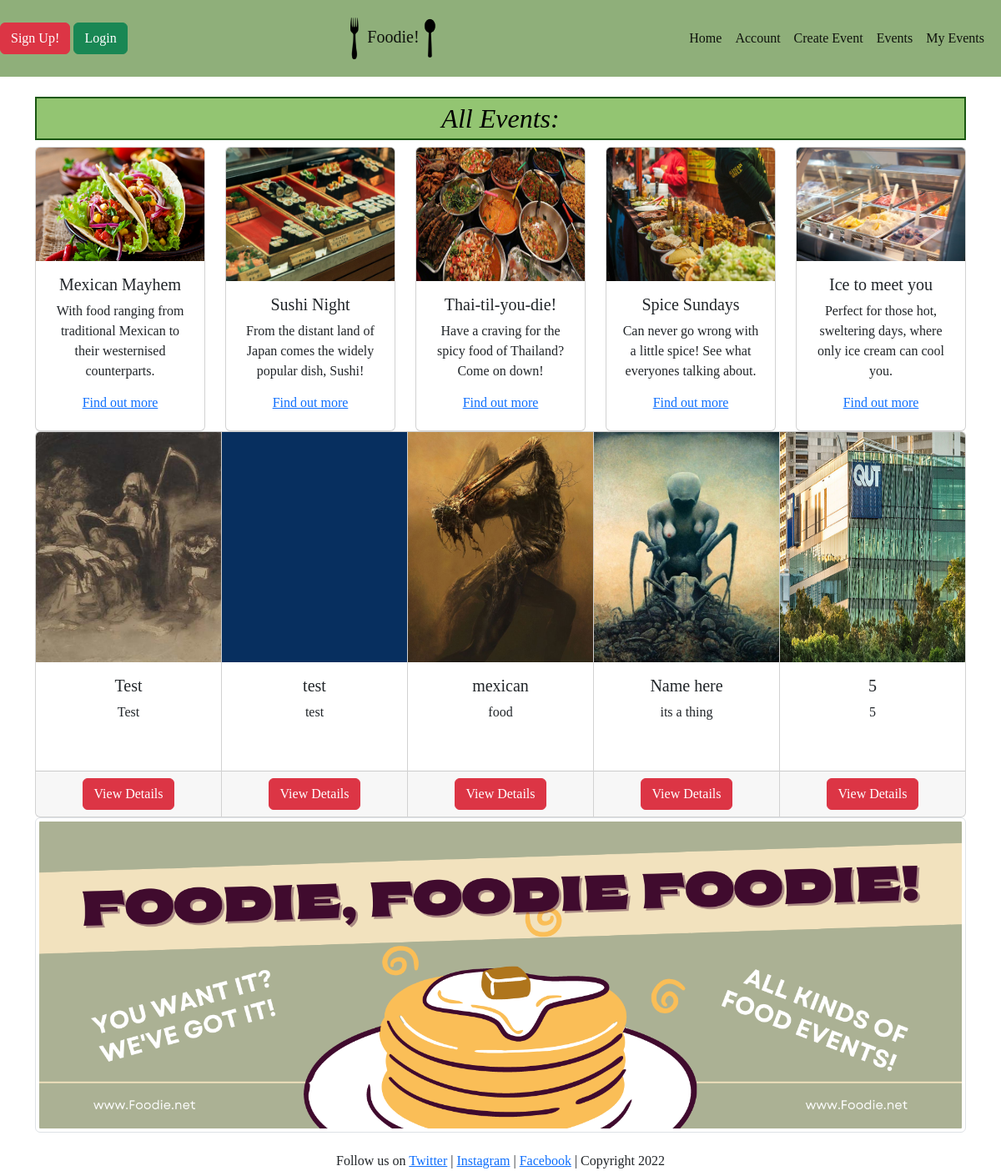
The page /all_events on the database as committed earlier.
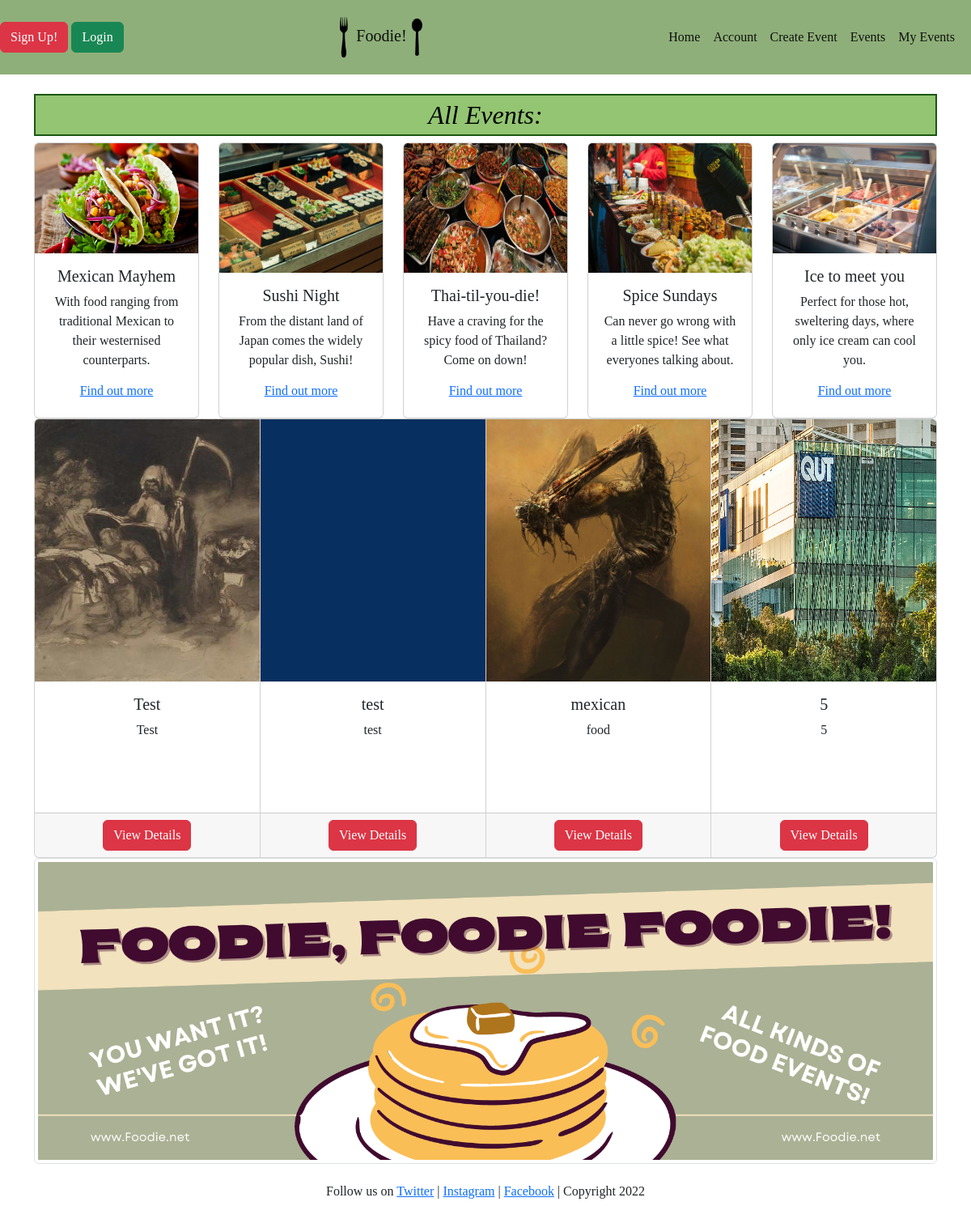
The same page on the database as committed later.
### models.py (models this page shows, shortened)
class Event(db.Model):
    __tablename__ = 'events'
    id = db.Column(db.Integer, primary_key=True)
    owner_id = db.Column(db.Integer, db.ForeignKey('users.id'))
    name = db.Column(db.String(100))
    status = db.Column(db.Integer)
    description = db.Column(db.String(1000))
    date_start = db.Column(db.String(20))
    date_end = db.Column(db.String(20))
    image = db.Column(db.String(400))
    time_start = db.Column(db.String(10))
    time_end = db.Column(db.String(10))
    address = db.Column(db.String(100))
    city = db.Column(db.String(50))
    state = db.Column(db.String(50))
    zip = db.Column(db.String(6))
    capacity = db.Column(db.Integer)
    ticket_price = db.Column(db.Integer)
    reviews = db.relationship('Review', backref='event')

### views.py (the view)
@mainbp.route('/all_events')
def all_events():
    event = Event.query.all()
    return render_template('all_events.html', data=event)

### templates/all_events.html (shortened to what this page needs)
{% extends 'index.html' %}
{% import "bootstrap/form.html" as wtf %}
    {% block content %}
    <body>
        <br>
            <div class="container">
        <h2><em>All Events:</em></h2>
        <div class="row row-cols-1 row-cols-md-5 g-4">
            <div class="col">
              <div class="card h-100">
                <img src="..\static\img\taco.jpg" class="card-img-top" alt="taco_thumbnail">
                <div class="card-body">
                  <h5 class="card-title">Mexican Mayhem</h5>
                  <p class="card-text">With food ranging from traditional Mexican to their westernised counterparts.</p>
                  <h6><a href="/event_details">Find out more</a></h6>
                </div>
              </div>
            </div>
            <div class="col">
              <div class="card h-100">
                <img src="..\static\img\sushi.jpg" class="card-img-top" alt="sushi_thumbnail">
                <div class="card-body">
                  <h5 class="card-title">Sushi Night</h5>
                  <p class="card-text">From the distant land of Japan comes the widely popular dish, Sushi!</p>
                  <h6><a href="/event_details">Find out more</a></h6>
                </div>
              </div>
            </div>
            <div class="col">
              <div class="card h-100">
                <img src="..\static\img\thai.jpg" class="card-img-top" alt="thai_thumbnail">
                <div class="card-body">
                  <h5 class="card-title">Thai-til-you-die!</h5>
                  <p class="card-text">Have a craving for the spicy food of Thailand? Come on down!</p>
                  <h6><a href="/event_details">Find out more</a></h6>
                </div>
              </div>
            </div>
            <div class="col">
              <div class="card h-100">
                <img src="..\static\img\mex4.jpg" class="card-img-top" alt="spice_thumbnail">
                <div class="card-body">
                  <h5 class="card-title">Spice Sundays</h5>
                  <p class="card-text">Can never go wrong with a little spice! See what everyones talking about.</p>
                  <h6><a href="/event_details">Find out more</a></h6>
                </div>
              </div>
            </div>
            <div class="col">
              <div class="card h-100">
                <img src="..\static\img\ice-cream.jpg" class="card-img-top" alt="ice_cream_thumbnail">
                <div class="card-body">
                  <h5 class="card-title">Ice to meet you</h5>
                  <p class="card-text">Perfect for those hot, sweltering days, where only ice cream can cool you.</p>
                  <h6><a href="/event_details">Find out more</a></h6>
                </div>
              </div>
            </div>
          </div>
          <div class="card-group">
            {% for event in data %}
            <div class="card">
               <img class="card-img-top"
                  src={{event.image}} alt="event picture">
               <div class="card-body">
                  <h5 class="card-title">{{event.name}}</h5>
                  <p class="card-text">{{event.description}}</p>
               </div>
               <div class="card-footer"><a href = "{{url_for('event.show', id=event.id)}}" class ="btn btn-danger"> View Details </a></div>
            </div>
            {% endfor %}
         </div>
      </div>
    </body>
    {% endblock %}

Rows that differ between the two databases and show on the page:
removed Event: image (picture), name "Name here", description "its a thing"
